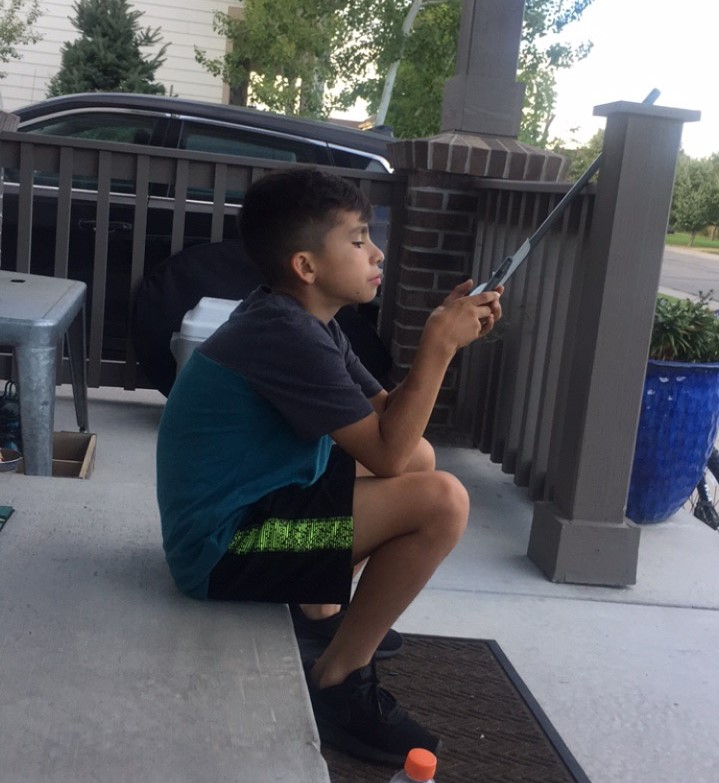
%> input picture FilterIris/dylan.jpeg, 719 x 783 px
$ octave Filters.m   (GNU Octave 9; MATLAB toolbox functions it lacks are replaced by stand-ins)
%> lines starting %> are read from the running program, lines starting %| are printed output that depends on the picture
clc
clear all
close all

im = imread('dylan.jpeg');
%> im is the input picture: size 783x719x3 uint8; mean R, G, B 89.9, 90.8, 95.3
im = rgb2gray(im);
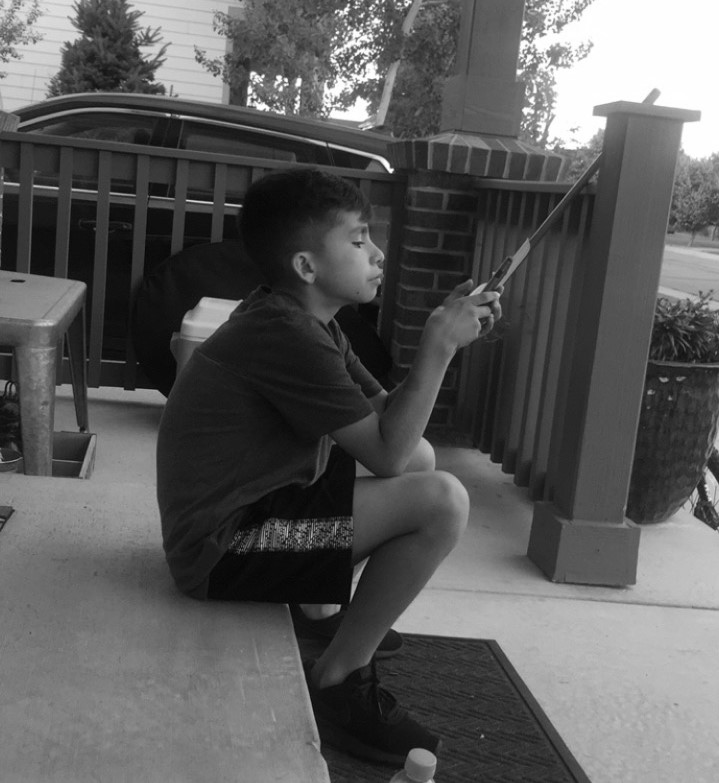
%> im: size 783x719 uint8; min 2, max 255, mean 91.1
noisyim = imnoise(im,'salt & pepper',0.02);
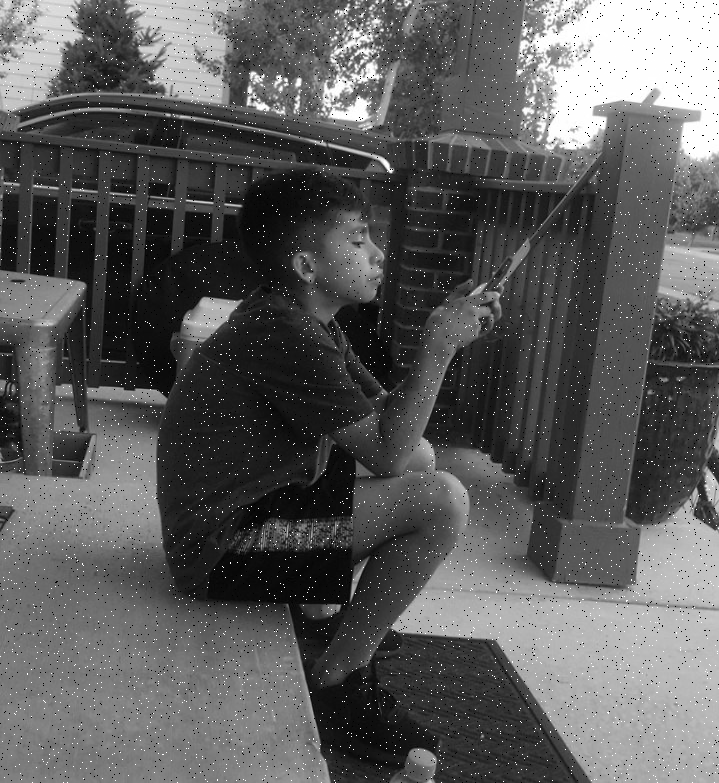
%> noisyim: size 783x719 uint8; min 0, max 255, mean 91.8
% imshow(noisyim);

%Applying average filter
w=[1 1 1; 1 1 1; 1 1 1]/9;
im2=imfilter(noisyim,w,'same');
% figure,imshow(im2);

% Applying own filter
Vertical = [-1 0 1 ; -2 0 2 ; -1 0 1];
 imx = imfilter(im, Vertical,'same','replicate');
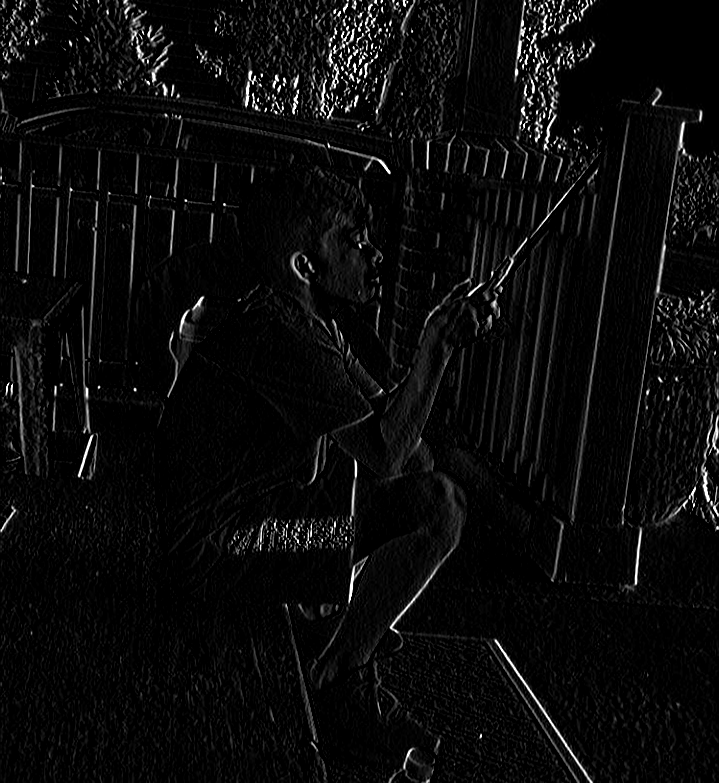
%> imx: size 783x719 uint8; min 0, max 255, mean 11.2
%  figure, imshow(imx);


 %Applying own filter
 Horizantal = [-1 -2 -1; 0 0 0 ; 1 2 1];
im6 = imfilter(im, Horizantal,'same','replicate');
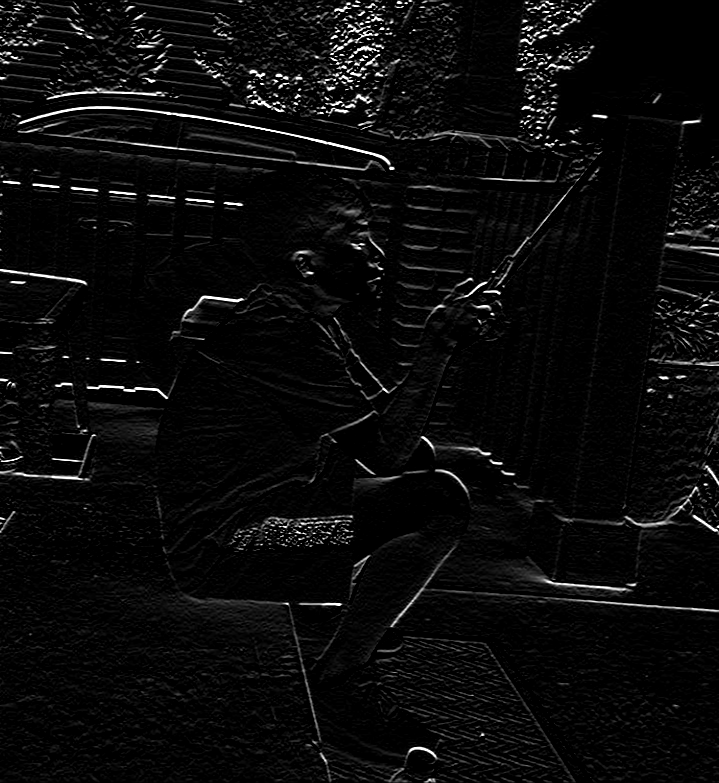
%> im6: size 783x719 uint8; min 0, max 255, mean 10.9
figure, imshow(im6);

%Applying median filter
im3 = medfilt2(noisyim);
% figure, imshow(im3);

%Applying sobel filter
im4 = edge(im,'sobel');
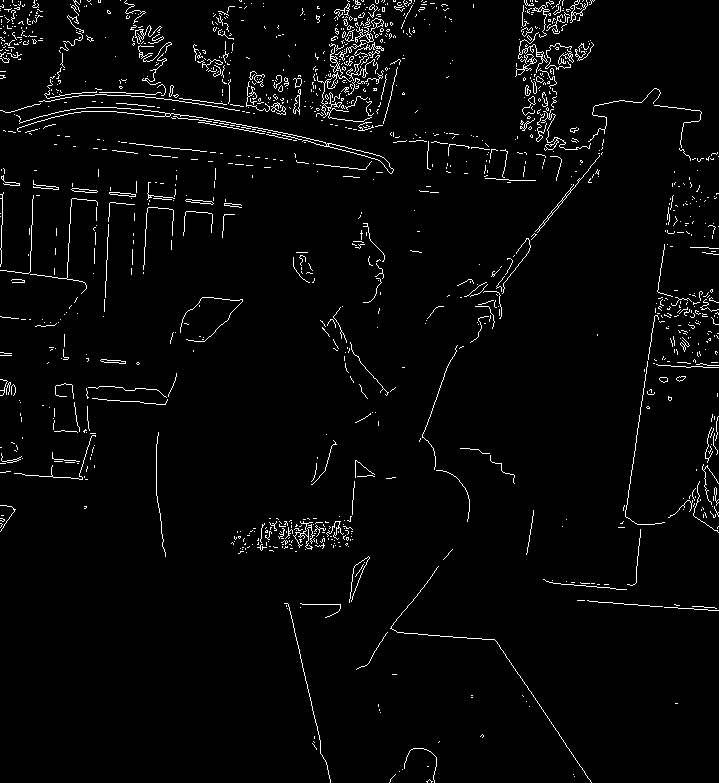
%> im4: size 783x719 logical; 2.8% white in thin lines or dots
% figure, imshow(im4)

%Applying laplacian
H = fspecial('laplacian',0.5);
lap = imfilter(im,H,'same');
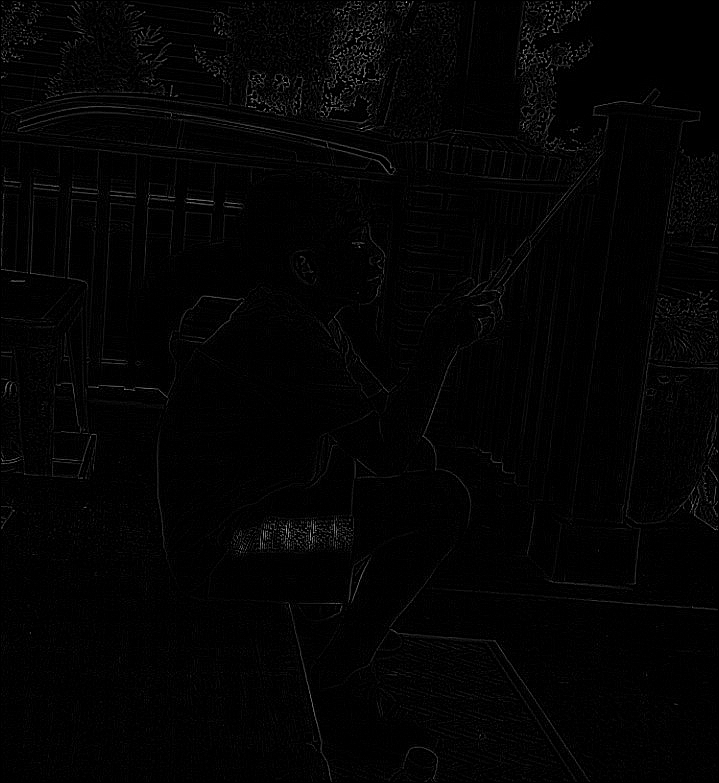
%> lap: size 783x719 uint8; min 0, max 194, mean 3.3
% figure, imshow(lap)


% figure,subplot(2,3,1),imagesc(im2);
% colormap(gray(256));
% axis image;
% axis off;
%
% subplot(2,3,2),imagesc(im3);
% colormap(gray(256));
% axis image;
% axis off;
%
% subplot(2,3,3),imagesc(im4);
% colormap(gray(256));
% axis image;
% axis off;
%
% subplot(2,3,4),imagesc(lap);
% colormap(gray(256));
% axis image;
% axis off;
%
% subplot(2,3,5),imagesc(imx);
% colormap(gray(256));
% axis image;
% axis off;
%
% subplot(2,3,6),imagesc(im6);
% colormap(gray(256));
% axis image;
% axis off;
